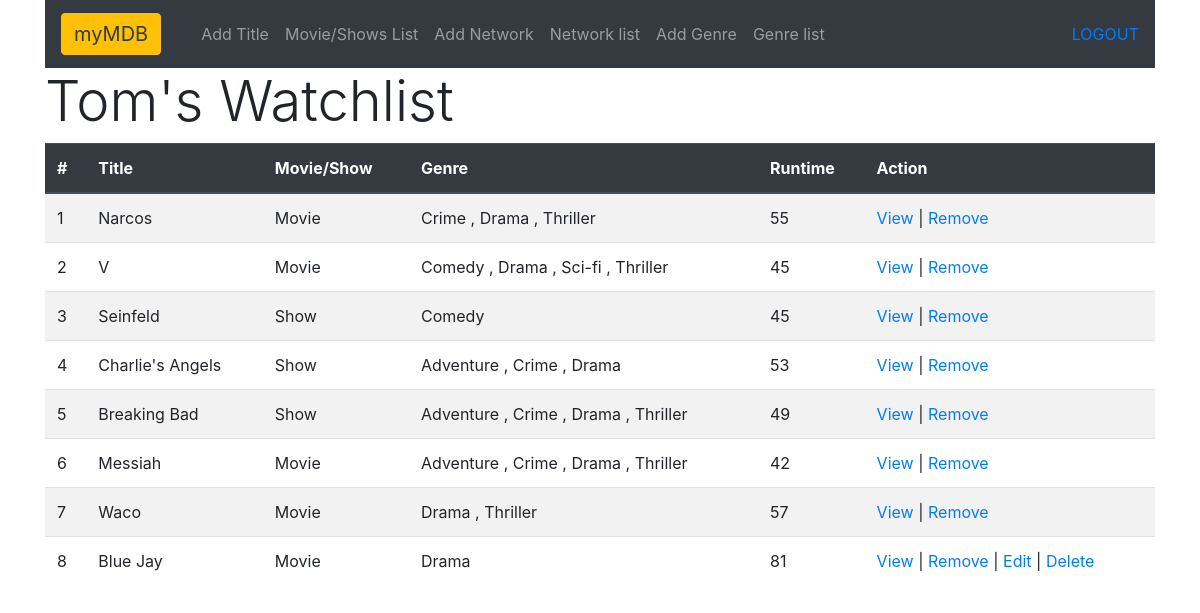
Screenshot of /shows/watchlist/view (signed in) with the database file from the repository.
### login_app/models.py (models this page shows, shortened)
class User(models.Model):
    first_name = models.CharField(max_length=255)
    last_name = models.CharField(max_length=255)
    email = models.CharField(max_length=255)
    birthday = models.DateField(null=True)
    image = models.TextField(null=True)
    photo = models.FileField(upload_to=f"avatars/", blank=True)
    password = models.CharField(max_length=128)
    created_at = models.DateTimeField(auto_now_add=True)
    modified_at = models.DateTimeField(auto_now_add=True)
    objects = UserManager()

### shows_app/models.py (models this page shows, shortened)
class Show(models.Model):
    user = models.ForeignKey(User, related_name="shows", on_delete=models.CASCADE, null=True)
    title = models.CharField(max_length=255)
    medium = models.CharField(max_length=45, null=True)
    genre = models.ManyToManyField(Genre, related_name="shows")
    total_seasons = models.IntegerField(null=True)
    total_episodes = models.IntegerField(null=True)
    runtime = models.IntegerField(null=True)
    release_date = models.DateField(null=True)
    description = models.TextField(null=True)
    image = models.TextField(null=True)
    photo = models.FileField(upload_to=f"posters/", blank=True)
    network = models.ForeignKey(Network, related_name="shows", on_delete=models.CASCADE, null=True)
    created_at = models.DateTimeField(auto_now_add=True)
    modified_at = models.DateTimeField(auto_now_add=True)
    objects = ShowManager()

class Genre(models.Model):
    user = models.ForeignKey(User, related_name="genres", on_delete=models.CASCADE, null=True)
    name = models.CharField(max_length=255)
    created_at = models.DateTimeField(auto_now_add=True)
    modified_at = models.DateTimeField(auto_now_add=True)
    objects = GenreManager()

### shows_app/views.py (the view)
# urls.py: path('watchlist/view', views.watchlist_view),
def watchlist_view(request):
    logged_in_user = User.objects.get(id=request.session['user_id'])
    this_list = Wlist.objects.get(user_id=request.session['user_id'])
    context = {
        'this_user': logged_in_user,
        'watchlist': Show.objects.filter(watchlist=this_list),
    }
    return render(request, 'watchlist.html', context)

### shows_app/templates/watchlist.html (shortened to what this page needs)
<!DOCTYPE html>
<html lang="en">
<head>
    {% load static %}
    <link rel="stylesheet" href="{% static 'css/shows_style.css' %}">
    <link rel="stylesheet" href="https://stackpath.bootstrapcdn.com/bootstrap/4.5.0/css/bootstrap.min.css"
>
</head>
<body>
    <div class="container" style="vertical-align: top;">
        <div id="js_navmenu">
            {%if request.session.logged_in%}
            <a href='/user/logout'>LOGOUT</a>
            {%endif%}
        </div>
        <h1 class="display-4">{{ this_user.first_name }}'s Watchlist</h1>
        <table class="table table-striped table-hover">
            <thead class="thead-dark">
                <tr>
                    <th scope="col">#</th>
                    <th scope="col">Title</th>
                    <th scope="col">Movie/Show</th>
                    <th scope="col">Genre</th>
                    <th scope="col">Runtime</th>
                    <th scope="col">Action</th>
                </tr>
            </thead>
            <tbody>
                {% for show in watchlist %}
                <tr>
                    <td>{{ forloop.counter }}</td>
                    <td>{{show.title}}</td>
                    <td>{{show.medium}}</td>
                    <td>
                        {% with count=1 %}
                        {% for genre in show.genre.all|dictsort:'name' %}
                        {{genre.name}}
                        {% if forloop.counter < show.genre.count %},{% endif %}
                        {% endfor %}
                        {% endwith %}
                    </td>
                    <td>{{show.runtime}}</td>
                    <td>
                        <span class="text-no-wrap">
                            <a href="/shows/view/{{show.id}}">View</a> |
                            <a href="/shows/watchlist/remove/{{show.id}}">Remove</a>
                            {% if this_user == show.user %}
                            | <a href="/shows/edit/{{show.id}}">Edit</a> |
                            <a href="/shows/delete/{{show.id}}">Delete</a>
                            {% endif %}
                        </span>
                    </td>
                </tr>
                {% endfor %}
            </tbody>
        </table>
    </div>
</body>
</html>

### shows_app/static/css/shows_style.css (style rules this page uses)
* { outline: 0px solid red; }
.text-no-wrap { overflow: hidden; text-overflow: ellipsis; white-space: nowrap; display: block; width: 100%; min-width: 1px; }

### rows the page displays
User: first_name "Tom"
Show: title "Narcos", medium "Movie", runtime "55"
Genre: name "Crime"
Genre: name "Drama"
Genre: name "Thriller"
Show: title "V", medium "Movie", runtime "45"
Genre: name "Comedy"
Genre: name "Sci-fi"
Show: title "Seinfeld", medium "Show", runtime "45"
Show: title "Charlie's Angels", medium "Show", runtime "53"
Genre: name "Adventure"
Show: title "Breaking Bad", medium "Show", runtime "49"
Show: title "Messiah", medium "Movie", runtime "42"
Show: title "Waco", medium "Movie", runtime "57"
Show: title "Blue Jay", medium "Movie", runtime "81"
